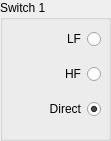
   <widget class="QGroupBox" name="groupBox">
    <property name="geometry">
     <rect>
      <x>60</x>
      <y>200</y>
      <width>111</width>
      <height>141</height>
     </rect>
    </property>
    <property name="title">
     <string>Switch 1</string>
    </property>
    <property name="flat">
     <bool>false</bool>
    </property>
    <property name="checkable">
     <bool>false</bool>
    </property>
    <widget class="QWidget" name="layoutWidget">
     <property name="geometry">
      <rect>
       <x>10</x>
       <y>20</y>
       <width>91</width>
       <height>111</height>
      </rect>
     </property>
     <layout class="QVBoxLayout" name="verticalLayout">
      <item>
       <widget class="QRadioButton" name="sgSwitch_LF">
        <property name="enabled">
         <bool>true</bool>
        </property>
        <property name="layoutDirection">
         <enum>Qt::LayoutDirection::RightToLeft</enum>
        </property>
        <property name="text">
         <string>LF</string>
        </property>
        <property name="checked">
         <bool>false</bool>
        </property>
       </widget>
      </item>
      <item>
       <widget class="QRadioButton" name="sgSwitch_HF">
        <property name="enabled">
         <bool>true</bool>
        </property>
        <property name="layoutDirection">
         <enum>Qt::LayoutDirection::RightToLeft</enum>
        </property>
        <property name="text">
         <string>HF</string>
        </property>
       </widget>
      </item>
      <item>
       <widget class="QRadioButton" name="sgSwitch_Direct">
        <property name="enabled">
         <bool>true</bool>
        </property>
        <property name="layoutDirection">
         <enum>Qt::LayoutDirection::RightToLeft</enum>
        </property>
        <property name="text">
         <string>Direct</string>
        </property>
        <property name="checked">
         <bool>true</bool>
        </property>
       </widget>
      </item>
     </layout>
    </widget>
   </widget>
